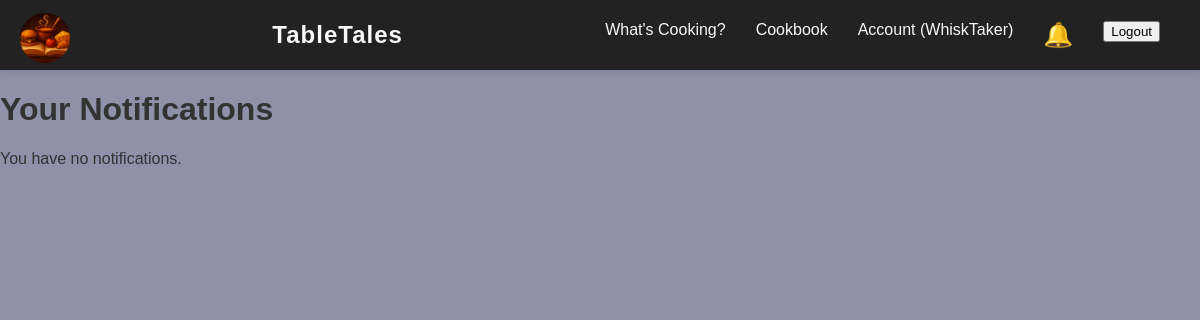
The app's page /notifications/ (signed in), older data.
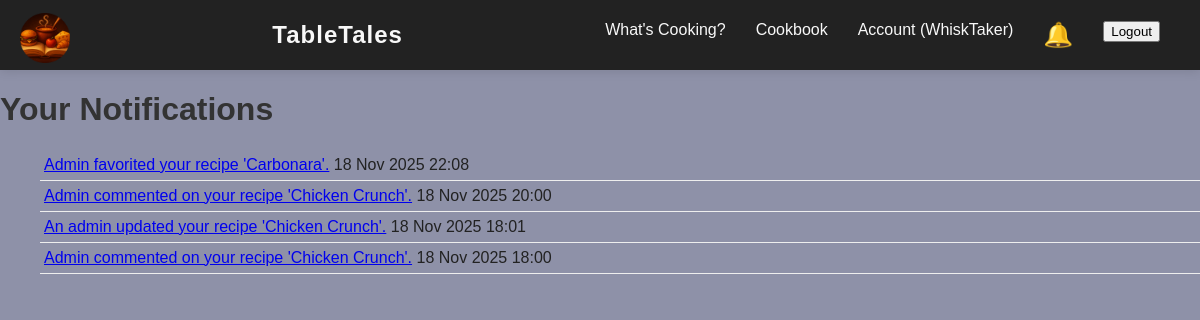
The same page, newer data.
### tabletales/models.py (models this page shows, shortened)
class Notification(models.Model):
    user = models.ForeignKey(User, on_delete=models.CASCADE, related_name="notifications")
    message = models.CharField(max_length=255)
    link = models.CharField(max_length=255, blank=True)  # link to recipe page
    created_at = models.DateTimeField(auto_now_add=True)
    read = models.BooleanField(default=False)

### tabletales/views.py (the view)
# urls.py: path('notifications/', views.notifications_page, name='notifications'),
@login_required
def notifications_page(request):
    notifications = Notification.objects.filter(
        user=request.user
    ).order_by('-created_at')
    notifications.filter(read=False).update(read=True)
    return render(request, 'notifications.html', {
        'notifications': notifications
    })

### tabletales/context_processors.py (called while the page is built)
def notification_counts(request):
    if request.user.is_authenticated:
        unread_count = Notification.objects.filter(user=request.user, read=False).count()
        unread_notifications = Notification.objects.filter(user=request.user, read=False).order_by('-created_at')[:5]
    else:
        unread_count = 0
        unread_notifications = []
    return {
        "unread_count": unread_count,
        "unread_notifications": unread_notifications,
    }

### tabletales/templates/notifications.html
{% extends "base.html" %}
{% block content %}
<div class="notifications-page">
    <h1>Your Notifications</h1>
    {% if notifications %}
        <ul class="notification-list">
            {% for note in notifications %}
                <li class="notification-item">
                    <a href="{{ note.link }}">{{ note.message }}</a>
                    <span class="note-date">{{ note.created_at|date:"d M Y H:i" }}</span>
                </li>
            {% endfor %}
        </ul>
    {% else %}
        <p>You have no notifications.</p>
    {% endif %}
</div>
{% endblock %}

### tabletales/templates/base.html (shortened to what this page needs)
<!DOCTYPE html>
<html lang="en">
{% load static %}
<head>
    <link rel="stylesheet" href="{% static 'css/style.css' %}">
</head>
<body>
    <nav class="navbar">
        <div class="nav-left">
            <a href="/" class="logo-link">
                <img src="{% static 'images/logo.png' %}" alt="TableTales Logo" class="nav-logo">
            </a>
        </div>
        <div class="logo">TableTales</div>
        <ul id="nav-links" class="nav-links">
            <li><a href="{% url 'recipe_list' %}">What's Cooking?</a></li>
            <li><a href="{% url 'cookbook' %}">Cookbook</a></li>
            {% if user.is_authenticated %}
                <li><a href="{% url 'account' %}">Account ({{ user.username }})</a></li>
                <li class="notification-wrapper">
                    <a href="{% url 'notifications' %}" class="notification-bell" style="font-size:24px; text-decoration:none;">
                        🔔
                    </a>
                </li>
                <li>
                    <form action="{% url 'logout' %}" method="post" style="display:inline;">
                        <button type="submit" class="logout-btn">Logout</button>
                    </form>
                </li>
            {% endif %}
        </ul>
    </nav>
    {% block content %}
    {% endblock %}
</body>
</html>

### tabletales/static/css/style.css (style rules this page uses)
body { margin: 0; font-family: "Poppins", sans-serif; background-color: #8e91a8; color: #333; }
.navbar { display: flex; justify-content: space-between; align-items: center; background-color: #222; padding: 15px 40px; box-shadow: 0 2px 10px rgba(0, 0, 0, 0.1); height: 40px; overflow: visible; }
.logo { color: #f8f8f8; font-size: 24px; font-weight: 600; letter-spacing: 1px; }
.nav-logo { height: 50px; width: auto; object-fit: contain; margin-top: 10px; margin-left: -20px; }
.nav-links { list-style: none; display: flex; gap: 30px; margin: 0; padding: 0; }
.nav-links li a { text-decoration: none; color: #f8f8f8; font-weight: 500; font-size: 16px; transition: color 0.3s ease; }
.notification-wrapper { position: relative; }
.notification-bell { position: relative; display: inline-block; font-size: 20px; }
.notification-item { display: block; padding: 6px 4px; text-decoration: none; color: #222; border-bottom: 1px solid #eee; }

Row changes from the older to the newer data that the page shows:
added Notification: message "Admin favorited your recipe 'Carbonara'.", created_at "18 Nov 2025 22:08"
added Notification: message "Admin commented on your recipe 'Chicken Crunch'.", created_at "18 Nov 2025 20:00"
added Notification: message "An admin updated your recipe 'Chicken Crunch'.", created_at "18 Nov 2025 18:01"
added Notification: message "Admin commented on your recipe 'Chicken Crunch'.", created_at "18 Nov 2025 18:00"
Text that changed along with them:
text no longer shown: "You have no notifications."
